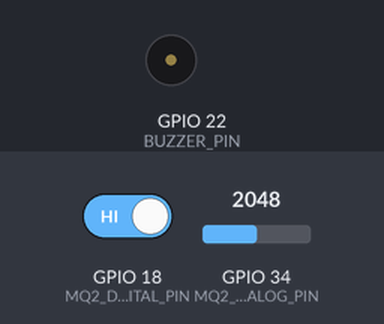
Bench run of a sketch on a simulated ESP32. Shown: buzzer (waves = sounding). The test bench sets the inputs (shaded band); at power-on: GPIO 18 (MQ2_DIGITAL_PIN) HIGH, GPIO 34 (MQ2_ANALOG_PIN) = 2048. WiFi joins after 1.5 s; servers stay silent unless stated; what the sketch prints to the serial monitor is not drawn.

Above: at 2.7 s.
2.8 s: GPIO 18 (MQ2_DIGITAL_PIN) driven LOW
At 3.3 s:
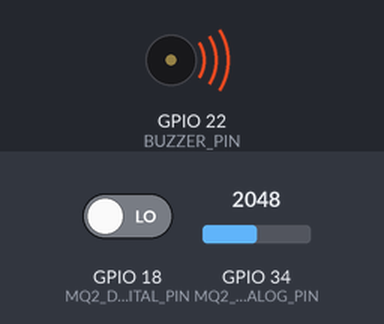
7.5 s: GPIO 18 (MQ2_DIGITAL_PIN) driven HIGH
At 13.9 s:
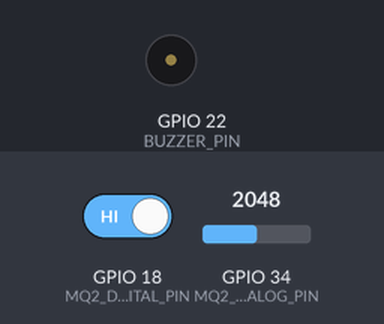
Timing chart, 0 to 15.4 s (numbered marks = the images above; inputs shaded):
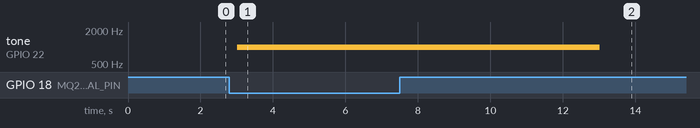

Measured:
- after the input at 2.8 s, tone on GPIO 22 (BUZZER_PIN): silent → 1000 Hz after 0.21 s
- after the input at 7.5 s, tone on GPIO 22 (BUZZER_PIN): goes on until 13.0 s, then stays silent

The sketch:

MQ-2-Gas.ino
```cpp
#include <WiFi.h>

#define MQ2_ANALOG_PIN  34  // A0 pin of MQ2 connected to GPIO 34 (for detailed readings)
#define MQ2_DIGITAL_PIN 18  // D0 pin of MQ2 connected to GPIO 23 (for quick detection)
#define BUZZER_PIN 22       // GPIO for Passive Buzzer
#define GAS_THRESHOLD 1800  // Analog threshold for gas detection (adjust as needed)

// Wi-Fi credentials
const char* ssid = "Airtel_E-44";
const char* password = "Orchid_E-44";

bool buzzerActive = false;
unsigned long buzzerStartTime = 0;

void setup() {
    Serial.begin(115200);

    // Initialize MQ2 Sensor and Buzzer Pins
    pinMode(MQ2_ANALOG_PIN, INPUT);
    pinMode(MQ2_DIGITAL_PIN, INPUT);
    pinMode(BUZZER_PIN, OUTPUT);
    noTone(BUZZER_PIN); // Ensure buzzer is OFF initially

    // Connect to Wi-Fi
    Serial.println("Connecting to Wi-Fi...");
    WiFi.begin(ssid, password);
    while (WiFi.status() != WL_CONNECTED) {
        delay(500);
        Serial.print(".");
    }
    Serial.println("\nWi-Fi connected!");
    Serial.print("IP Address: ");
    Serial.println(WiFi.localIP());
}

void loop() {
    int gasAnalogValue = analogRead(MQ2_ANALOG_PIN);  // Read analog value
    int gasDigitalValue = digitalRead(MQ2_DIGITAL_PIN); // Read digital value

    Serial.print("MQ2 Analog: ");
    Serial.print(gasAnalogValue);
    Serial.print(" | Digital (D0): ");
    Serial.println(gasDigitalValue);

    // Debugging: Check if D0 is always LOW (faulty sensor)
    if (gasDigitalValue == LOW) {
        Serial.println("⚠️ D0 is LOW. Checking A0 value...");
    }

    // Detect Gas: Both conditions must be true
    if ((gasDigitalValue == LOW && gasAnalogValue > GAS_THRESHOLD) && !buzzerActive) {
        Serial.println("🚨 Gas detected! Activating buzzer...");
        buzzerActive = true;
        buzzerStartTime = millis();
        tone(BUZZER_PIN, 1000);  // Start buzzing at 1kHz
    }

    // Keep buzzer on for 10 seconds, then turn off
    if (buzzerActive && millis() - buzzerStartTime >= 10000) {
        noTone(BUZZER_PIN);  // Stop buzzer
        Serial.println("🔇 Buzzer OFF");
        buzzerActive = false;
    }

    delay(500);  // Check gas levels every 500ms
}


// void setup() {
//     Serial.begin(115200);
//     pinMode(23, INPUT);
// }

// void loop() {
//     Serial.print("D0 Value: ");
//     Serial.println(digitalRead(23));
//     delay(1000);
// }

// #define MQ2_ANALOG_PIN  34  // Try GPIO34 instead of 23
// void setup() {
//     Serial.begin(115200);
//     pinMode(MQ2_ANALOG_PIN, INPUT);
// }

// void loop() {
//     int gasValue = analogRead(MQ2_ANALOG_PIN);
//     Serial.print("Analog Value: ");
//     Serial.println(gasValue);
//     delay(1000);
// }
```
